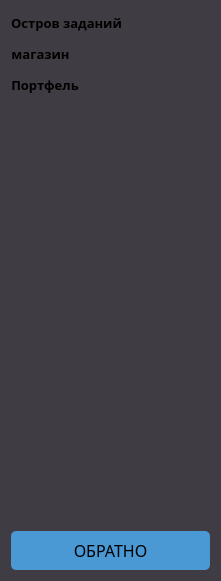
       <widget class="QFrame" name="frame_6">
        <property name="geometry">
         <rect>
          <x>0</x>
          <y>0</y>
          <width>221</width>
          <height>581</height>
         </rect>
        </property>
        <property name="minimumSize">
         <size>
          <width>221</width>
          <height>581</height>
         </size>
        </property>
        <property name="styleSheet">
         <string notr="true">background: #403C43;
border-radius: 5px;</string>
        </property>
        <property name="frameShape">
         <enum>QFrame::Shape::StyledPanel</enum>
        </property>
        <property name="frameShadow">
         <enum>QFrame::Shadow::Raised</enum>
        </property>
        <layout class="QVBoxLayout" name="verticalLayout_11">
         <item>
          <widget class="QFrame" name="frame_10">
           <property name="frameShape">
            <enum>QFrame::Shape::StyledPanel</enum>
           </property>
           <property name="frameShadow">
            <enum>QFrame::Shadow::Raised</enum>
           </property>
           <layout class="QHBoxLayout" name="horizontalLayout_8">
            <property name="leftMargin">
             <number>0</number>
            </property>
            <property name="topMargin">
             <number>0</number>
            </property>
            <property name="rightMargin">
             <number>0</number>
            </property>
            <property name="bottomMargin">
             <number>0</number>
            </property>
            <item>
             <widget class="QPushButton" name="open_island_btn">
              <property name="font">
               <font>
                <family>Disket Mono</family>
                <pointsize>10</pointsize>
                <bold>true</bold>
               </font>
              </property>
              <property name="cursor">
               <cursorShape>PointingHandCursor</cursorShape>
              </property>
              <property name="mouseTracking">
               <bool>false</bool>
              </property>
              <property name="styleSheet">
               <string notr="true"/>
              </property>
              <property name="text">
               <string>Остров заданий</string>
              </property>
             </widget>
            </item>
            <item>
             <spacer name="horizontalSpacer_6">
              <property name="orientation">
               <enum>Qt::Orientation::Horizontal</enum>
              </property>
              <property name="sizeHint" stdset="0">
               <size>
                <width>40</width>
                <height>20</height>
               </size>
              </property>
             </spacer>
            </item>
            <item>
             <widget class="QLabel" name="menu_bar_img1">
              <property name="enabled">
               <bool>true</bool>
              </property>
              <property name="minimumSize">
               <size>
                <width>25</width>
                <height>25</height>
               </size>
              </property>
              <property name="maximumSize">
               <size>
                <width>25</width>
                <height>25</height>
               </size>
              </property>
              <property name="focusPolicy">
               <enum>Qt::FocusPolicy::NoFocus</enum>
              </property>
              <property name="autoFillBackground">
               <bool>false</bool>
              </property>
              <property name="text">
               <string/>
              </property>
              <property name="pixmap">
               <pixmap resource="../images/images.qrc">:/images/gems/Gemstone_Icon_Kit/18.png</pixmap>
              </property>
              <property name="scaledContents">
               <bool>true</bool>
              </property>
             </widget>
            </item>
           </layout>
          </widget>
         </item>
         <item>
          <widget class="QFrame" name="frame_9">
           <property name="frameShape">
            <enum>QFrame::Shape::StyledPanel</enum>
           </property>
           <property name="frameShadow">
            <enum>QFrame::Shadow::Raised</enum>
           </property>
           <layout class="QHBoxLayout" name="horizontalLayout_9">
            <property name="leftMargin">
             <number>0</number>
            </property>
            <property name="topMargin">
             <number>0</number>
            </property>
            <property name="rightMargin">
             <number>0</number>
            </property>
            <property name="bottomMargin">
             <number>0</number>
            </property>
            <item>
             <widget class="QPushButton" name="open_shop_btn">
              <property name="font">
               <font>
                <family>Disket Mono</family>
                <pointsize>10</pointsize>
                <bold>true</bold>
               </font>
              </property>
              <property name="cursor">
               <cursorShape>PointingHandCursor</cursorShape>
              </property>
              <property name="styleSheet">
               <string notr="true"/>
              </property>
              <property name="text">
               <string>магазин</string>
              </property>
             </widget>
            </item>
            <item>
             <spacer name="horizontalSpacer_8">
              <property name="orientation">
               <enum>Qt::Orientation::Horizontal</enum>
              </property>
              <property name="sizeHint" stdset="0">
               <size>
                <width>40</width>
                <height>20</height>
               </size>
              </property>
             </spacer>
            </item>
            <item>
             <widget class="QLabel" name="menu_bar_img2">
              <property name="minimumSize">
               <size>
                <width>25</width>
                <height>25</height>
               </size>
              </property>
              <property name="maximumSize">
               <size>
                <width>25</width>
                <height>25</height>
               </size>
              </property>
              <property name="text">
               <string/>
              </property>
              <property name="pixmap">
               <pixmap resource="../images/images.qrc">:/images/gems/Gemstone_Icon_Kit/21.png</pixmap>
              </property>
              <property name="scaledContents">
               <bool>true</bool>
              </property>
             </widget>
            </item>
           </layout>
          </widget>
         </item>
         <item>
          <widget class="QFrame" name="frame_11">
           <property name="frameShape">
            <enum>QFrame::Shape::StyledPanel</enum>
           </property>
           <property name="frameShadow">
            <enum>QFrame::Shadow::Raised</enum>
           </property>
           <layout class="QHBoxLayout" name="horizontalLayout_16">
            <property name="leftMargin">
             <number>0</number>
            </property>
            <property name="topMargin">
             <number>0</number>
            </property>
            <property name="rightMargin">
             <number>0</number>
            </property>
            <property name="bottomMargin">
             <number>0</number>
            </property>
            <item>
             <widget class="QPushButton" name="open_backpack_btn">
              <property name="font">
               <font>
                <family>Disket Mono</family>
                <pointsize>10</pointsize>
                <bold>true</bold>
               </font>
              </property>
              <property name="cursor">
               <cursorShape>PointingHandCursor</cursorShape>
              </property>
              <property name="text">
               <string>Портфель</string>
              </property>
             </widget>
            </item>
            <item>
             <spacer name="horizontalSpacer_7">
              <property name="orientation">
               <enum>Qt::Orientation::Horizontal</enum>
              </property>
              <property name="sizeHint" stdset="0">
               <size>
                <width>40</width>
                <height>20</height>
               </size>
              </property>
             </spacer>
            </item>
            <item>
             <widget class="QLabel" name="menu_bar_img3">
              <property name="minimumSize">
               <size>
                <width>25</width>
                <height>25</height>
               </size>
              </property>
              <property name="maximumSize">
               <size>
                <width>25</width>
                <height>25</height>
               </size>
              </property>
              <property name="text">
               <string/>
              </property>
              <property name="pixmap">
               <pixmap resource="../images/images.qrc">:/images/gems/Gemstone_Icon_Kit/60.png</pixmap>
              </property>
              <property name="scaledContents">
               <bool>true</bool>
              </property>
             </widget>
            </item>
           </layout>
          </widget>
         </item>
         <item>
          <spacer name="verticalSpacer_4">
           <property name="orientation">
            <enum>Qt::Orientation::Vertical</enum>
           </property>
           <property name="sizeHint" stdset="0">
            <size>
             <width>20</width>
             <height>40</height>
            </size>
           </property>
          </spacer>
         </item>
         <item>
          <widget class="QPushButton" name="close_island_btn">
           <property name="font">
            <font>
             <family>a_FuturicaBlack</family>
             <pointsize>12</pointsize>
             <bold>false</bold>
            </font>
           </property>
           <property name="cursor">
            <cursorShape>PointingHandCursor</cursorShape>
           </property>
           <property name="styleSheet">
            <string notr="true">padding: 8px 12px;
border-radius: 5px;
background-color: rgb(74, 153, 213);</string>
           </property>
           <property name="text">
            <string>ОБРАТНО</string>
           </property>
          </widget>
         </item>
        </layout>
       </widget>
